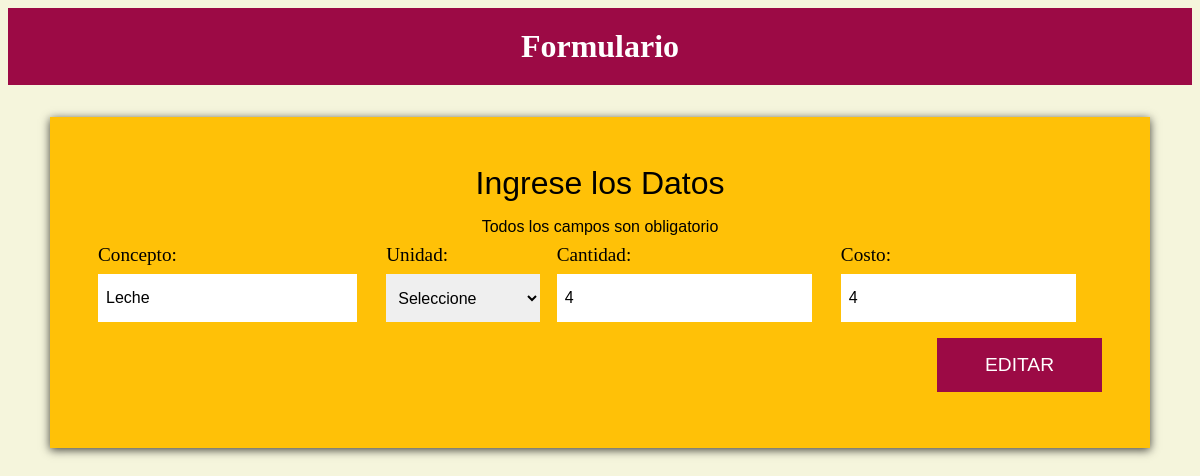
The app's page /update.php?id=14 with its own data.
### tables this page shows
CREATE TABLE `costos` (
  `id` int(11) NOT NULL,
  `concepto` varchar(45) NOT NULL,
  `opciones` varchar(45) NOT NULL,
  `cantidad` int(15) NOT NULL,
  `costo` int(11) NOT NULL,
  `total` int(11) NOT NULL
);

### update.php (the view, shortened to what this page needs)
<?php
    include_once 'conexion.php';
    if(isset($_GET['id'])){
        $id=(int) $_GET['id'];
        $buscar_id=$conn->prepare('SELECT * FROM costos WHERE id=:id LIMIT 1');
        $buscar_id->execute(array(
            ':id'=>$id
        ));
        $resultado = $buscar_id->fetch();
    }else{
        header('Location: index.php');
    }
?>
<!DOCTYPE html>
<html lang="en">
<head>
    <link rel="stylesheet" href="css/estilos.css">
</head>
<body>
<div class="contenedor-barra">
        <h1>Formulario</h1>
    </div>
    <div class="bg-amarillo contenedor sombra">
        <form id="materia" action="" method="post">
            <Legend>Ingrese los Datos <span>Todos los campos son obligatorio</span> </Legend>
            <div class="campos">
                    <div class="campo">
                        <label for="concepto">Concepto:</label>
                        <input type="text" value="<?php if($resultado) echo $resultado['concepto']; ?>"
                            name="concepto"  required="required"
                        >
                    </div>
                    <div class="campo">
                        <label for="opciones">Unidad:</label>
                        <select name="opciones" required="required" value="<?php if($resultado) echo $resultado['opciones']; ?>">
                            <option value="" disbled selected>Seleccione</option>
                        </select>
                    </div>
                    <div class="campo">
                        <label for="cantidad">Cantidad:</label>
                        <input type="number"  value="<?php if($resultado) echo $resultado['cantidad']; ?>" name="cantidad"  required="required">
                    </div>
                    <div class="campo">
                        <label for="costo">Costo:</label>
                        <input type="number" value="<?php if($resultado) echo $resultado['costo']; ?>" name="costo"  required="required">
                    </div>
    </div>
        <div class="campo enviar">
                 <input type="submit" name="btn_update" value="Editar">
        </div>
        </form>
    </div>
</body>
</html>

### css/estilos.css (style rules this page uses)
html { box-sizing: border-box; }
*, *:before, *:after { box-sizing: inherit; }
body { background-color: beige; }
.contenedor { max-width: 1100px; margin: 0 auto; }
.bg-amarillo { background-color: #ffc107; }
.sombra { -webkit-box-shadow: 0px 2px 9px 0px rgba(0,0,0,0.75); -moz-box-shadow: 0px 2px 9px 0px rgba(0,0,0,0.75); box-shadow: 0px 2px 9px 0px rgba(0,0,0,0.75); }
h1, h2 { text-align: center; margin: 0; }
.contenedor-barra { background-color: rgb(156, 10, 69); }
h1 { padding: 20px; color: white; }
form { padding: 3rem; margin-top: 2rem; }
legend { font-family: Arial, Helvetica, sans-serif; font-size: 2rem; text-align: center; }
legend span { font-size: 1rem; margin-top: 1rem; clear: both; display: block; }
.campos { display: flex; justify-content: space-between; }
.campo { flex: 0 0 calc(33.3% -1rem); padding: .5rem 0; }
.campo label { font-size: 1.2rem; }
.campo input[type="text"], .campo input[type="number"], .campo select { width: 90%; border: none; padding: .5rem; height: 3rem; margin-top: .5rem; font-size: 1rem; }
.enviar { display: flex; justify-content: flex-end; }
.campo input[type="submit"] { background-color: rgb(156, 10, 69); border: none; color: white; padding: 1rem 3rem; text-transform: uppercase; font-size: 1.2rem; }

### records on screen
costos: concepto "Leche", cantidad "4", costo "4"
